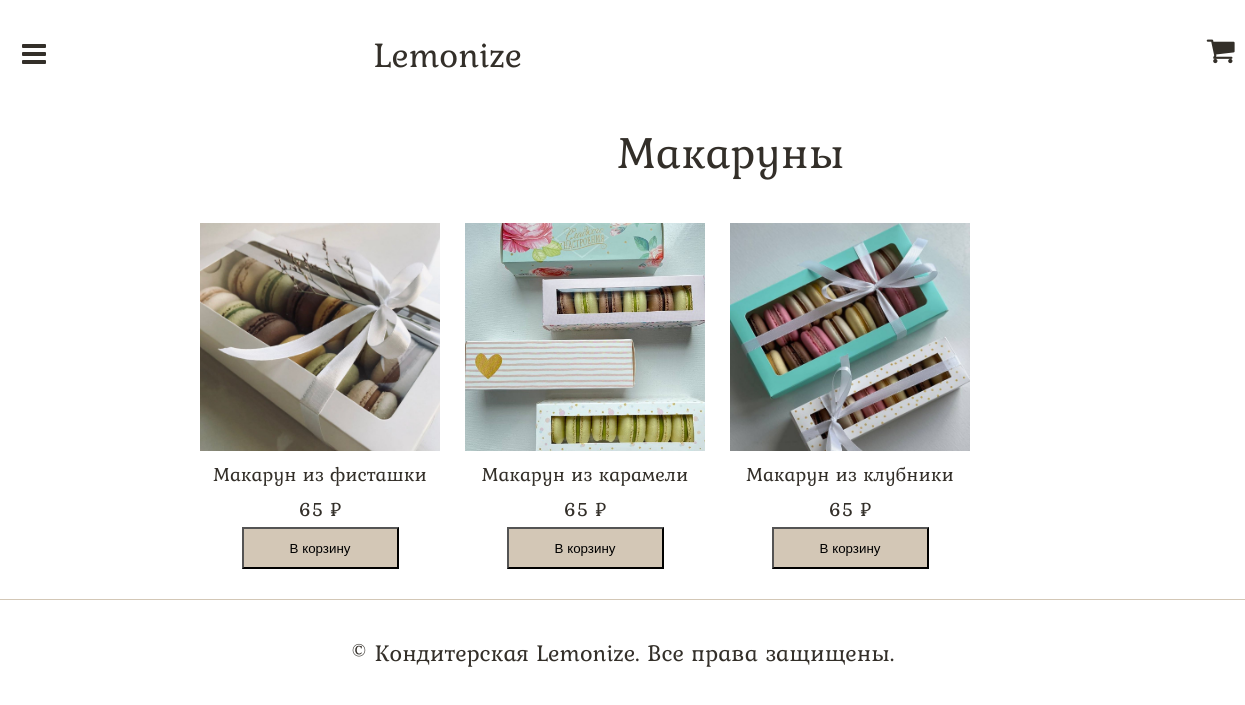
Screenshot of /ProductPageMacaroons with the database file from the repository.
### main/models.py (models this page shows, shortened)
class Product(models.Model):
    title = models.CharField('Название', max_length=50)
    type = models.CharField('Тип', max_length=50)
    price = models.IntegerField('Цена')
    image = models.TextField('Путь до фото')

### main/views.py (the view)
# urls.py: path('ProductPageMacaroons', views.ProductPageMacaroons, name='macaroons'),
def ProductPageMacaroons(request):
    title = 'Макаруны'
    products = Product.objects.filter(type=title)
    add_to_basket(request)
    logger.error('Загрузка страницы макарун')
    return render(request, 'main/ProductPage.html', {'title': title, 'products': products})

### main/templates/main/ProductPage.html (shortened to what this page needs)
{% extends 'main/base.html' %}
{% block link_css %}
	<link rel="stylesheet" type="text/css" href="static/main/css/ProductPage.css?v=7">
{% endblock %}
{% block content %}
<body>
	<main>
		<div class="subtitle">
			<p>{{ title }}</p>
		</div>
			<div class="products">
				{% for el in products %}
					<div class="product">
						<div class="photo">
							<img src="{{el.image}}" alt="">
						</div>
						<div class="about">
							<p class="name">{{el.title}}</p>
							<p class="price">{{el.price}} ₽</p>
							<form method="post">
								<button type="submit" class="button">В корзину</button>
							</form>
						</div>
					</div>
				{% endfor %}
			</div>
	</main>
{% endblock %}

### main/static/main/css/ProductPage.css (style rules this page uses)
* { margin: 0; padding: 0; }
body { font-family: Kurale, 'Comic Sans MS'; color: #332F29; }
main { position: relative; width: 1035px; left: 200px; }
.subtitle { position: relative; width: 200px; height: 68px; left: 50%; margin-left: -100px; margin-top: 37px; margin-bottom: 37px; font-style: normal; font-weight: normal; font-size: 46px; line-height: 68px; display: flex; align-items: center; text-align: center; color: #332F29; }
.products { position: relative; width: 1035px; margin-bottom: 30px; display: grid; grid-template-columns: repeat(4, 1fr); grid-column-gap: 10px; grid-row-gap: 1em; }
.product { position: relative; width: 240px; height: 346px; margin-right: 15px; }
.photo { position: relative; width: 240px; height: 228px; background: gray; }
.photo img { width: 240px; height: 228px; }
.about { position: relative; width: 240px; height: 112px; top: 6px; font-style: normal; font-weight: normal; font-size: 20px; line-height: 35px; align-items: center; text-align: center; color: #332F29; }
.button { position: relative; width: 157px; height: 42px; background: #D3C7B6; }

### rows the page displays
Product: image (picture), title "Макарун из фисташки", price "65"
Product: image (picture), title "Макарун из карамели", price "65"
Product: image (picture), title "Макарун из клубники", price "65"

### other values shown
{{ title }} "Макаруны"
